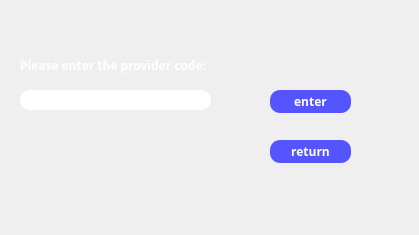
<?xml version="1.0" encoding="UTF-8"?>
<ui version="4.0">
 <class>pcform</class>
 <widget class="QWidget" name="pcform">
  <property name="geometry">
   <rect>
    <x>0</x>
    <y>0</y>
    <width>419</width>
    <height>235</height>
   </rect>
  </property>
  <property name="windowTitle">
   <string>Provider Confirm</string>
  </property>
  <widget class="QFrame" name="frame">
   <property name="geometry">
    <rect>
     <x>-10</x>
     <y>-20</y>
     <width>451</width>
     <height>261</height>
    </rect>
   </property>
   <property name="styleSheet">
    <string notr="true">QFrame{
 border-image:url(:/新前缀/timg (6).jpg)
}
	
</string>
   </property>
   <property name="frameShape">
    <enum>QFrame::StyledPanel</enum>
   </property>
   <property name="frameShadow">
    <enum>QFrame::Raised</enum>
   </property>
   <widget class="QLineEdit" name="pcText">
    <property name="geometry">
     <rect>
      <x>30</x>
      <y>110</y>
      <width>191</width>
      <height>20</height>
     </rect>
    </property>
    <property name="styleSheet">
     <string notr="true">border:2px rgb(85, 85, 255);border-radius:10px;padding:2px 4px;background-color:rgb(255, 255, 255);</string>
    </property>
   </widget>
   <widget class="QPushButton" name="confirmPC">
    <property name="geometry">
     <rect>
      <x>280</x>
      <y>110</y>
      <width>81</width>
      <height>23</height>
     </rect>
    </property>
    <property name="font">
     <font>
      <family>微软雅黑</family>
      <weight>75</weight>
      <bold>true</bold>
     </font>
    </property>
    <property name="styleSheet">
     <string notr="true">border:2px rgb(85, 85, 255);border-radius:10px;padding:2px 4px;background-color:rgb(85, 85, 255);color: rgb(255, 255, 255);</string>
    </property>
    <property name="text">
     <string>enter</string>
    </property>
   </widget>
   <widget class="QPushButton" name="toMainUI">
    <property name="geometry">
     <rect>
      <x>280</x>
      <y>160</y>
      <width>81</width>
      <height>23</height>
     </rect>
    </property>
    <property name="font">
     <font>
      <family>微软雅黑</family>
      <weight>75</weight>
      <bold>true</bold>
     </font>
    </property>
    <property name="styleSheet">
     <string notr="true">border:2px rgb(85, 85, 255);border-radius:10px;padding:2px 4px;background-color:rgb(85, 85, 255);color: rgb(255, 255, 255);</string>
    </property>
    <property name="text">
     <string>return</string>
    </property>
   </widget>
  </widget>
  <widget class="QLabel" name="label">
   <property name="geometry">
    <rect>
     <x>20</x>
     <y>50</y>
     <width>201</width>
     <height>31</height>
    </rect>
   </property>
   <property name="font">
    <font>
     <family>微软雅黑</family>
     <weight>75</weight>
     <bold>true</bold>
    </font>
   </property>
   <property name="styleSheet">
    <string notr="true">color:rgb(255, 255, 255)</string>
   </property>
   <property name="text">
    <string>Please enter the provider code:</string>
   </property>
  </widget>
 </widget>
 <resources>
  <include location="../../../Documents/image.qrc"/>
 </resources>
 <connections>
  <connection>
   <sender>toMainUI</sender>
   <signal>clicked()</signal>
   <receiver>pcform</receiver>
   <slot>toMainUI()</slot>
   <hints>
    <hint type="sourcelabel">
     <x>218</x>
     <y>94</y>
    </hint>
    <hint type="destinationlabel">
     <x>231</x>
     <y>-17</y>
    </hint>
   </hints>
  </connection>
 </connections>
 <slots>
  <slot>toMainUI()</slot>
 </slots>
</ui>
